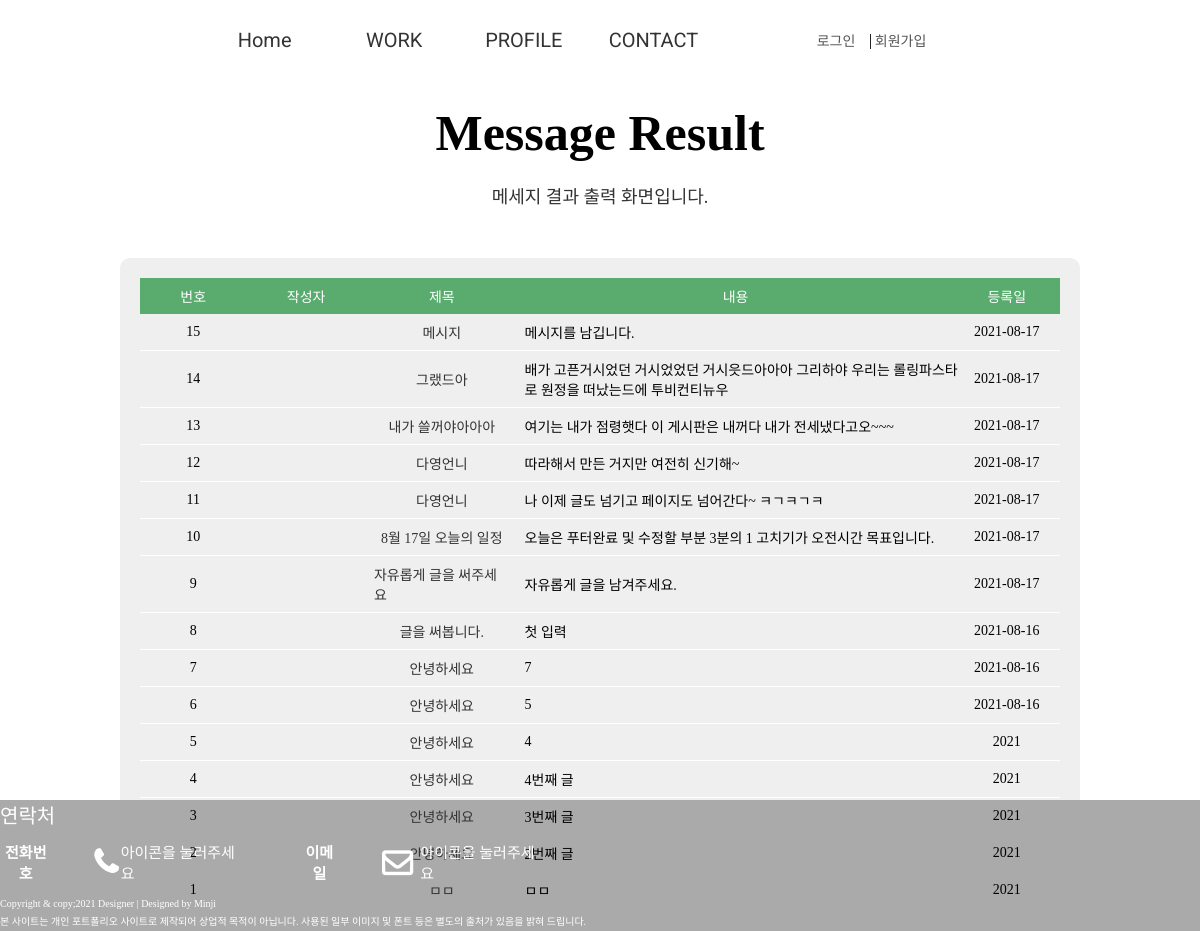
Page /pages/write_search.php on the earlier database version.
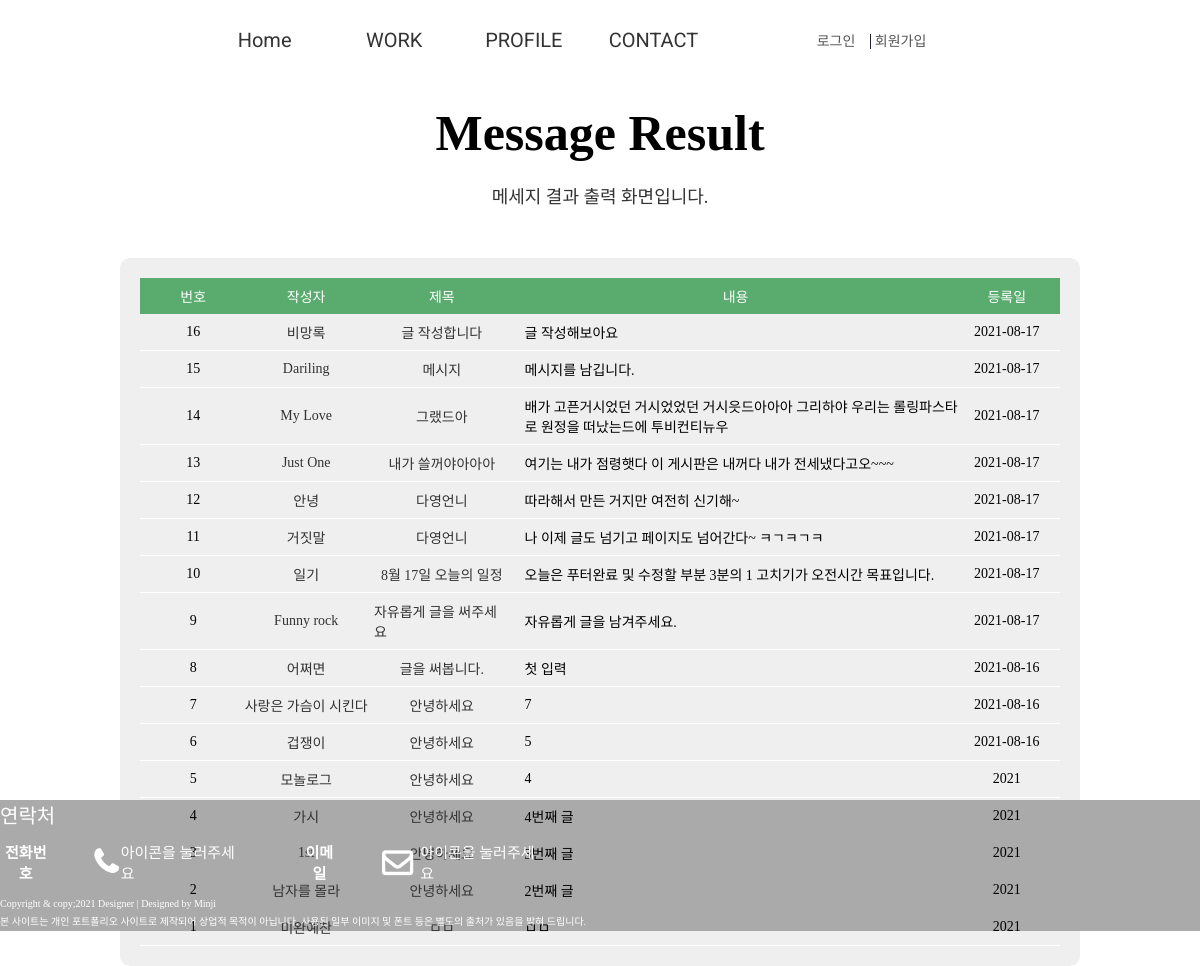
Same page on the later database version.
### tables this page shows
CREATE TABLE `portfolio_write` (
  `Portfolio_idx` int(11) NOT NULL COMMENT '포트폴리오 고유번호',
  `Portfolio_writer` varchar(50) NOT NULL COMMENT '글 작성자',
  `Portfolio_tit` varchar(50) NOT NULL COMMENT '포트폴리오 글 제목',
  `Portfolio_con` text NOT NULL COMMENT '포트폴리오 내용',
  `Portfoilo_reg` varchar(20) NOT NULL COMMENT '포트폴리오 등록일'
);

### pages/write_search.php (the view, shortened to what this page needs)
<!DOCTYPE html>
<html lang="en">
<head>
 <link rel="stylesheet" href="https://cdnjs.cloudflare.com/ajax/libs/font-awesome/4.7.0/css/font-awesome.min.css">
 <link rel="stylesheet" href="/portfolio-cover/css/reset.css">
 <link rel="stylesheet" href="/portfolio-cover/css/style.css">
</head>
<body>
 <div id="wrap">
 <?php include $_SERVER["DOCUMENT_ROOT"]."/portfolio-cover/include/header.php"; ?>
 <section id="contact">
   <div class="center">
      <div class="tit_box">
        <h2>Message Result</h2>
        <p>메세지 결과 출력 화면입니다.</p>
      </div>
      <div class="comm_table comm_center">
       <ul class="comm_row">
       <li class="comm_tit">
        <span>번호</span>
        <span>작성자</span>
        <span>제목</span>
        <span>내용</span>
        <span>등록일</span>
       </li>
       <?php
        $search_select=$_POST['qna_search'];
        $search_input= $_POST['search_txt'];
        if($search_select == 'writer_search'){
          $sql_search ="SELECT * FROM portfolio_write WHERE Portfolio_writer LIKE '%$search_input%'ORDER BY Portfolio_idx DESC";
         } else{
          $sql_search ="SELECT * FROM  portfolio_write WHERE Portfolio_tit LIKE '%$search_input%'ORDER BY Portfolio_idx DESC";
         }
        $search_result = mysqli_query($dbConn,$sql_search);
        $search_result_num = mysqli_num_rows($search_result);
        if(!$search_result_num){
         echo "
         <li>데이터가 존재하지 않습니다. 검색 조건 및 검색어를 확인해주세요.</li>
         ";
        } else{
         while($search_result_row = mysqli_fetch_array($search_result)){
          $search_idx = $search_result_row['Portfolio_idx'];
          $search_writer = $search_result_row['Portfolio_writer'];
          $search_tit = $search_result_row['Portfolio_tit'];
          $search_con = $search_result_row['Portfolio_con'];
          $search_reg = $search_result_row['Portfoilo_reg'];
        ?>
        <li class="comm_con">
         <span><?=$search_idx?></span>
         <span><a href="#"><?=$search_writer?></a></span>
         <span><a href="#"><?=$search_tit?></a></span>
         <span><?=$search_con?></span>
         <span><?=$search_reg?></span>
        </li>
        <?php } } ?>
       </ul>
      </div>
      </div>
    </div>
 <?php include $_SERVER["DOCUMENT_ROOT"]."/portfolio-cover/include/footer.php"; ?>
</body>
</html>

### include/header.php (shortened to what this page needs)
<?php
  if(isset($_SESSION['userid'])){
    $userid = $_SESSION['userid'];
  } else {
    $userid = "";
  }
?>
<header>
  <div class="menu">
    <ul class="nav">
      <li><a href="/portfolio-cover/index.php">Home</a></li>
      <li><a href="#">WORK</a></li>
      <li><a href="#">PROFILE</a></li>
      <li><a href="#contact">CONTACT</a></li>
    </ul>
    <div class="login_info">
    <?php if(!$userid){ ?>
    <a href="/portfolio-cover/pages/login_form.php">로그인</a>
    <a href="/portfolio-cover/pages/join_form.php">회원가입</a>
    <?php } else{ ?>
     <a href="/portfolio-cover/php/logout.php">로그아웃</a>
     <a href="#"><?=$userid?></a>
    <?php } ?>
    </div>
  </div>
  </header>

### include/footer.php (shortened to what this page needs)
<footer>
<h3>연락처</h3>
 <div class="contact-me">
  <div class="call">
   <h3>전화번호</h3>
   <a href="tel:010-2032-2387"> <i class="fa fa-phone"></i></a>
   <p>아이콘을 눌러주세요</p>
  </div>
  <div class="e-mail">
   <h3>이메일</h3>
   <a href="mailto:mjmjpc@naver.com"> <i class="fa fa-envelope-o"></i></a>
   <p>아이콘을 눌러주세요</p>
  </div>
 </div>
 <div class="company_info">
   <div class="center">
    <p>Copyright & copy;2021 Designer | Designed by Minji</p>
    <p>본 사이트는 개인 포트폴리오 사이트로 제작되어 상업적 목적이 아닙니다. 사용된 일부 이미지 및 폰트 등은 별도의 출처가 있음을 밝혀 드립니다.</p>
   </div>
 </div>
</footer>

### css/style.css (style rules this page uses)
#wrap { width:100%;height:100vh;margin:auto;max-width:1530px; }
#wrap header { width:100%;height:10%;background:#fff;z-index:9; }
header .menu { display:flex; align-items: center; justify-content: center; width:90%;height: 100%; }
header .menu .nav { width:60%;height:100%;display:flex; align-items: center; justify-content: center; }
header .menu .nav>li { width:20%;font-size:20px;color:#000;text-align:center;font-family: "ROBOTO"; }
header .menu .nav>li>a { width:100%;height:100%; }
header .login_info { align-items: center;width: 15%; text-align: center; }
header .login_info a { padding: 0 15px;color:#555555;font-weight:400; }
header .login_info a:nth-child(1) { border-right:1px solid #212529; }
header .login_info a:nth-child(2) { padding-right:0; width:30px;height:30px;overflow:hidden;border-radius:50%; padding-left:0; }
#wrap #contact { width:100%;height:90%;margin-top: 1%; }
#wrap #contact .comm_center { width:80%;margin:auto; }
#wrap #contact .comm_table { background:#efefef;padding:20px; border-radius: 10px; }
#wrap #contact .comm_table li { padding:8px;display:flex; }
#wrap #contact .comm_table li span:nth-child(1) { width:10%; }
#wrap #contact .comm_table li span:nth-child(2) { width:15% }
#wrap #contact .comm_table li span:nth-child(3) { width:15%; }
#wrap #contact .comm_table li span:nth-child(4) { width:50%; }
#wrap #contact .comm_table li span:nth-child(5) { width:10%; }
#wrap #contact .comm_table li.comm_tit { background:#59ab6e;color:#fff; }
#wrap #contact .comm_table li.comm_tit span { text-align: center; }
#wrap #contact .comm_table li.comm_con { border-bottom:1px solid #fff; }
#wrap #contact .comm_table li.comm_con span { display:flex; align-items:center;justify-content: center; }
#wrap #contact .comm_table li.comm_con span:nth-child(4) { text-align:flex-start;justify-content: flex-start; padding-left:15px; }
#contact .tit_box h2 { font-weight:600;margin-top:1%; }
footer { width:100%;height:16%;background:#aaa; }
footer>h3 { font-size:20px;font-weight:500;padding-bottom: 1%;color:#fff; }
footer .contact-me { width:100%;height:20%;display:flex; }
footer .contact-me h3 { font-size:15px;text-align:center;color:#fff; }
footer .contact-me .call { width:20%;display:flex;margin-right:5%; align-items: center; }
footer .contact-me a { width: 20%; padding-left: 10%; }
footer .contact-me i { font-size:30px;font-weight:700;padding-left: 80%;color:#fff; }
footer .contact-me p { font-size:15px;font-weight:500;padding-left:9%;color:#fff; }
footer .contact-me .e-mail { width:20%;display:flex;align-items: center;color:#fff; }
footer .contact-me .e-mail p { padding-left:14%;color:#fff; }
footer .company_info { width:100%;height:10%;color:#fff;margin-top:1%; }
footer .company_info p { color:#fff;font-size:10px;line-height: 1.8; }

Differences in the rows shown:
added portfolio_write: Portfolio_idx "16", Portfolio_writer "비망록", Portfolio_tit "글 작성합니다", Portfolio_con "글 작성해보아요", Portfoilo_reg "2021-08-17"
changed portfolio_write "메시지": Portfolio_writer (not shown) → "Dariling"
changed portfolio_write "그랬드아": Portfolio_writer (not shown) → "My Love"
changed portfolio_write "내가 쓸꺼야아아아": Portfolio_writer (not shown) → "Just One"
changed portfolio_write "따라해서 만든 거지만 여전히 신기해~": Portfolio_writer (not shown) → "안녕"
changed portfolio_write "나 이제 글도 넘기고 페이지도 넘어간다~ ㅋㄱㅋㄱㅋ": Portfolio_writer (not shown) → "거짓말"
changed portfolio_write "8월 17일 오늘의 일정": Portfolio_writer (not shown) → "일기"
changed portfolio_write "자유롭게 글을 써주세요": Portfolio_writer (not shown) → "Funny rock"
changed portfolio_write "글을 써봅니다.": Portfolio_writer (not shown) → "어쩌면"
changed portfolio_write id 7: Portfolio_writer (not shown) → "사랑은 가슴이 시킨다"
changed portfolio_write id 6: Portfolio_writer (not shown) → "겁쟁이"
changed portfolio_write id 5: Portfolio_writer (not shown) → "모놀로그"
changed portfolio_write "4번째 글": Portfolio_writer (not shown) → "가시"
changed portfolio_write "3번째 글": Portfolio_writer (not shown) → "1st"
changed portfolio_write "2번째 글": Portfolio_writer (not shown) → "남자를 몰라"
changed portfolio_write "ㅁㅁ": Portfolio_writer (not shown) → "미완예찬"
